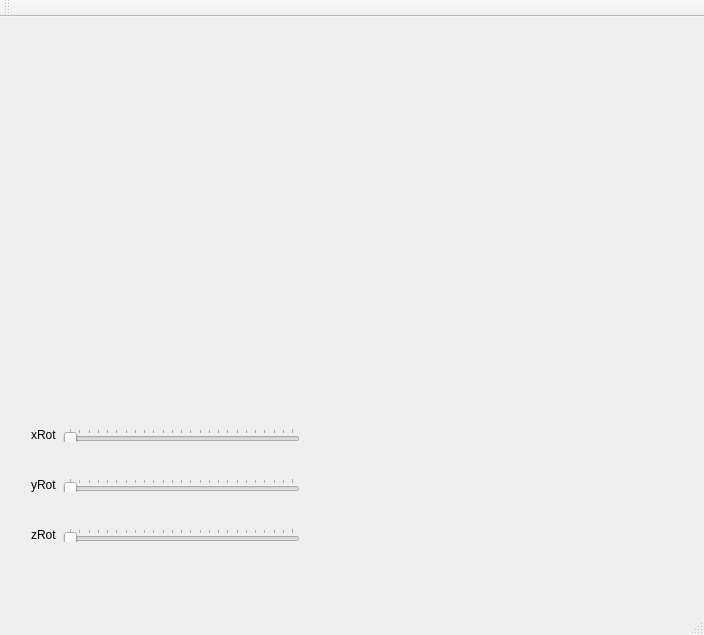
<?xml version="1.0" encoding="UTF-8"?>
<ui version="4.0">
 <class>MainWindow</class>
 <widget class="QMainWindow" name="MainWindow">
  <property name="geometry">
   <rect>
    <x>0</x>
    <y>0</y>
    <width>704</width>
    <height>635</height>
   </rect>
  </property>
  <property name="windowTitle">
   <string>MainWindow</string>
  </property>
  <widget class="QWidget" name="centralWidget">
   <widget class="QWidget" name="layoutWidget">
    <property name="geometry">
     <rect>
      <x>20</x>
      <y>400</y>
      <width>291</width>
      <height>36</height>
     </rect>
    </property>
    <layout class="QHBoxLayout" name="horizontalLayout">
     <item>
      <widget class="QLabel" name="label">
       <property name="text">
        <string>xRot</string>
       </property>
      </widget>
     </item>
     <item>
      <widget class="QSlider" name="rotXSlider">
       <property name="maximum">
        <number>360</number>
       </property>
       <property name="singleStep">
        <number>16</number>
       </property>
       <property name="pageStep">
        <number>15</number>
       </property>
       <property name="orientation">
        <enum>Qt::Horizontal</enum>
       </property>
       <property name="tickPosition">
        <enum>QSlider::TicksAbove</enum>
       </property>
       <property name="tickInterval">
        <number>15</number>
       </property>
      </widget>
     </item>
    </layout>
   </widget>
   <widget class="QWidget" name="layoutWidget">
    <property name="geometry">
     <rect>
      <x>20</x>
      <y>450</y>
      <width>291</width>
      <height>36</height>
     </rect>
    </property>
    <layout class="QHBoxLayout" name="horizontalLayout_2">
     <item>
      <widget class="QLabel" name="label_2">
       <property name="text">
        <string>yRot</string>
       </property>
      </widget>
     </item>
     <item>
      <widget class="QSlider" name="rotYSlider">
       <property name="maximum">
        <number>360</number>
       </property>
       <property name="singleStep">
        <number>16</number>
       </property>
       <property name="pageStep">
        <number>15</number>
       </property>
       <property name="orientation">
        <enum>Qt::Horizontal</enum>
       </property>
       <property name="tickPosition">
        <enum>QSlider::TicksAbove</enum>
       </property>
       <property name="tickInterval">
        <number>15</number>
       </property>
      </widget>
     </item>
    </layout>
   </widget>
   <widget class="QWidget" name="layoutWidget">
    <property name="geometry">
     <rect>
      <x>20</x>
      <y>500</y>
      <width>291</width>
      <height>36</height>
     </rect>
    </property>
    <layout class="QHBoxLayout" name="horizontalLayout_3">
     <item>
      <widget class="QLabel" name="label_3">
       <property name="text">
        <string>zRot</string>
       </property>
      </widget>
     </item>
     <item>
      <widget class="QSlider" name="rotZSlider">
       <property name="maximum">
        <number>360</number>
       </property>
       <property name="singleStep">
        <number>16</number>
       </property>
       <property name="pageStep">
        <number>15</number>
       </property>
       <property name="orientation">
        <enum>Qt::Horizontal</enum>
       </property>
       <property name="tickPosition">
        <enum>QSlider::TicksAbove</enum>
       </property>
       <property name="tickInterval">
        <number>15</number>
       </property>
      </widget>
     </item>
    </layout>
   </widget>
   <widget class="glwidget" name="widget" native="true">
    <property name="geometry">
     <rect>
      <x>20</x>
      <y>60</y>
      <width>291</width>
      <height>331</height>
     </rect>
    </property>
   </widget>
  </widget>
  <widget class="QMenuBar" name="menuBar">
   <property name="geometry">
    <rect>
     <x>0</x>
     <y>0</y>
     <width>704</width>
     <height>25</height>
    </rect>
   </property>
  </widget>
  <widget class="QToolBar" name="mainToolBar">
   <attribute name="toolBarArea">
    <enum>TopToolBarArea</enum>
   </attribute>
   <attribute name="toolBarBreak">
    <bool>false</bool>
   </attribute>
  </widget>
  <widget class="QStatusBar" name="statusBar"/>
 </widget>
 <layoutdefault spacing="6" margin="11"/>
 <customwidgets>
  <customwidget>
   <class>glwidget</class>
   <extends>QWidget</extends>
   <header location="global">glwidget.h</header>
   <container>1</container>
   <slots>
    <slot>setXRotation(int)</slot>
    <slot>setYRotation(int)</slot>
    <slot>setZRotation(int)</slot>
   </slots>
  </customwidget>
 </customwidgets>
 <resources/>
 <connections>
  <connection>
   <sender>rotXSlider</sender>
   <signal>valueChanged(int)</signal>
   <receiver>widget</receiver>
   <slot>setXRotation(int)</slot>
   <hints>
    <hint type="sourcelabel">
     <x>90</x>
     <y>457</y>
    </hint>
    <hint type="destinationlabel">
     <x>92</x>
     <y>296</y>
    </hint>
   </hints>
  </connection>
  <connection>
   <sender>rotYSlider</sender>
   <signal>valueChanged(int)</signal>
   <receiver>widget</receiver>
   <slot>setYRotation(int)</slot>
   <hints>
    <hint type="sourcelabel">
     <x>162</x>
     <y>497</y>
    </hint>
    <hint type="destinationlabel">
     <x>155</x>
     <y>387</y>
    </hint>
   </hints>
  </connection>
  <connection>
   <sender>rotZSlider</sender>
   <signal>valueChanged(int)</signal>
   <receiver>widget</receiver>
   <slot>setZRotation(int)</slot>
   <hints>
    <hint type="sourcelabel">
     <x>236</x>
     <y>547</y>
    </hint>
    <hint type="destinationlabel">
     <x>240</x>
     <y>383</y>
    </hint>
   </hints>
  </connection>
 </connections>
</ui>
